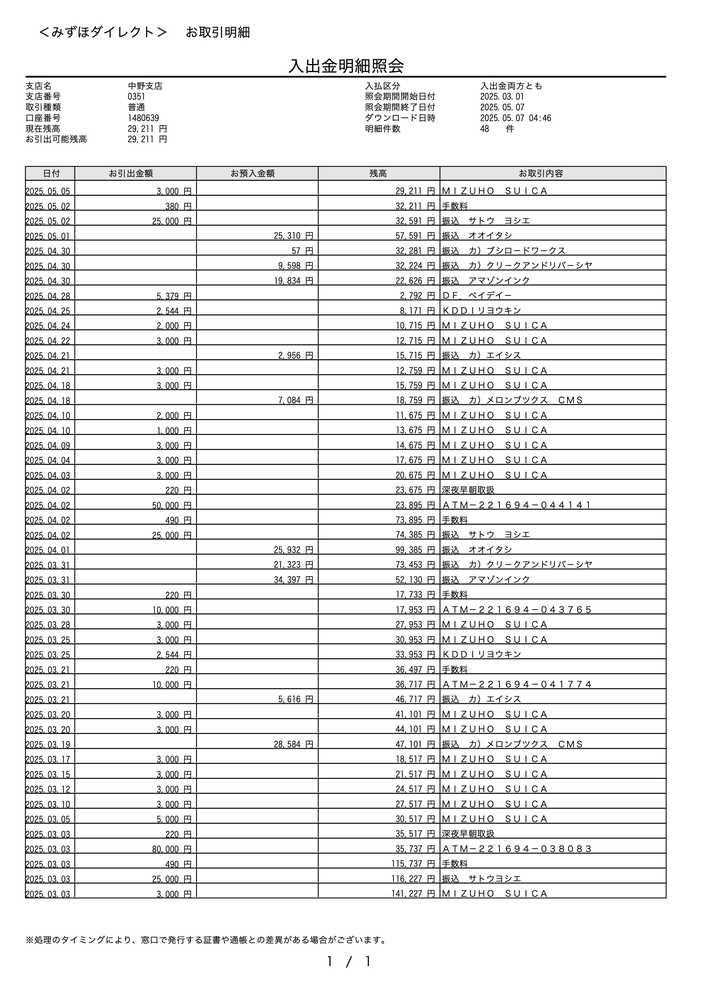
#> input picture documents/management/20250507044609P470300200000070.png, 706 x 999 px, shrunk from 2099 x 2970 before the run; its folder holds only this picture in this run
$ python png_bank_statement_ocr.py
#> lines starting #> are read from the running program, lines starting #| are printed output that depends on the picture; after the words box and inside, x2 and y2 are one past the last pixel; in counts of white or black regions, pixels touching at a corner belong together
#!/usr/bin/env python3
# -*- coding: utf-8 -*-
"""
PNG画像から銀行明細をOCR抽出し、月別入金集計を行うスクリプト
"""

import os
import re
import pandas as pd
from datetime import datetime
from pathlib import Path
import pytesseract
import cv2
import numpy as np

class PNGStatementOCR:
    def __init__(self, image_directory):
        self.image_directory = Path(image_directory)
        self.transactions = []
        pytesseract.pytesseract.tesseract_cmd = '/usr/local/bin/tesseract'

    def extract_text_from_image(self, image_path):
        print(f"  画像OCR処理中: {image_path.name}")
        image = cv2.imread(str(image_path))
#> image is the input picture: shape (999, 706, 3); min 0, max 255, mean 232.7
        if image is None:
            print(f"  画像読み込み失敗: {image_path}")
            return ""
        # グレースケール変換
        gray = cv2.cvtColor(image, cv2.COLOR_BGR2GRAY)
        # 二値化
        _, thresh = cv2.threshold(gray, 180, 255, cv2.THRESH_BINARY)
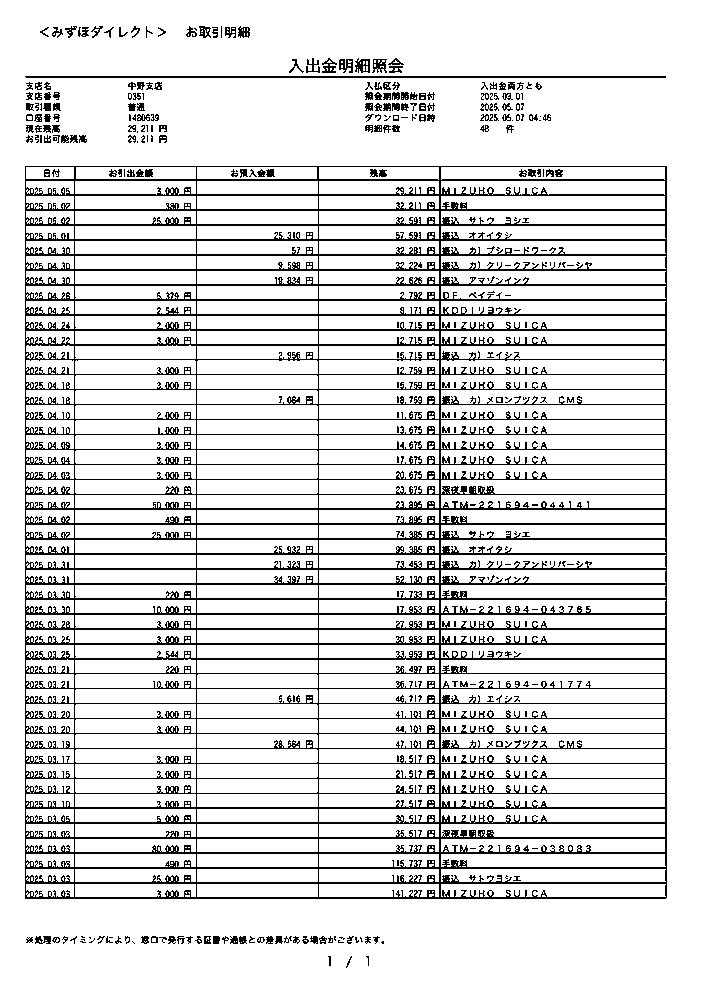
#> thresh: shape (999, 706); 87% white; black in thin lines or dots, all inside (x1, y1, x2, y2) = (25, 26, 667, 968)
        # OCR実行
#> (the run stopped early here; a loop or call above may not have finished)

$ run again, on documents/management/20250605111509P470300200000447.png
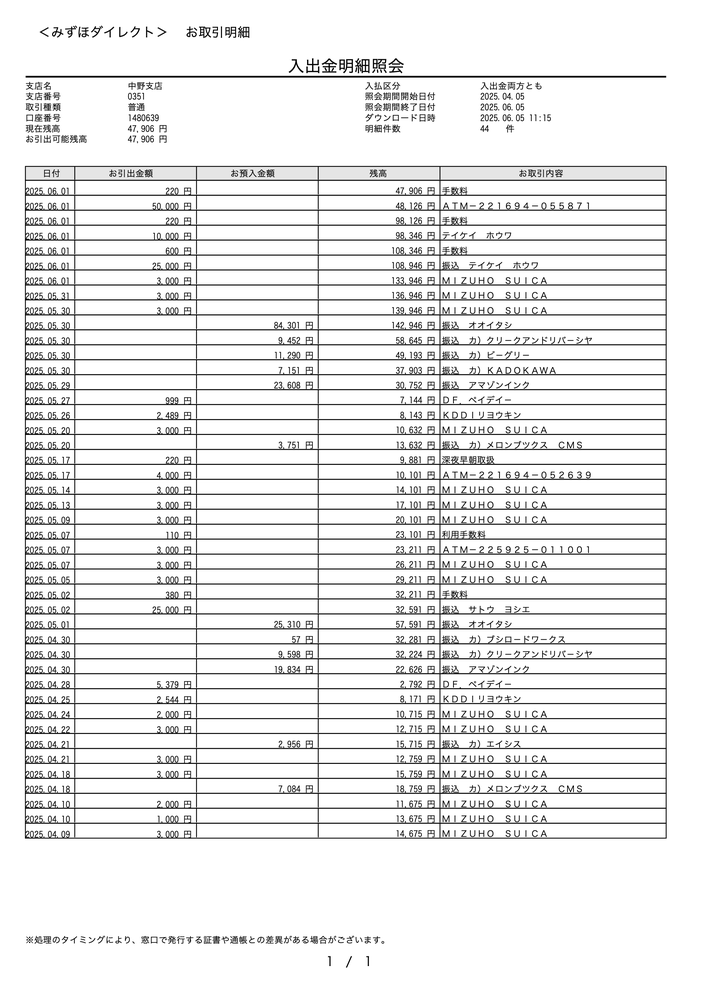
#> input picture documents/management/20250605111509P470300200000447.png, 706 x 999 px, shrunk from 2099 x 2970 before the run
#> in extract_text_from_image, image is the input picture: shape (999, 706, 3); min 0, max 255, mean 234.4
#> in extract_text_from_image, `_, thresh = cv2.threshold(gray, 180, 255, cv2.THRESH_BINARY)`:
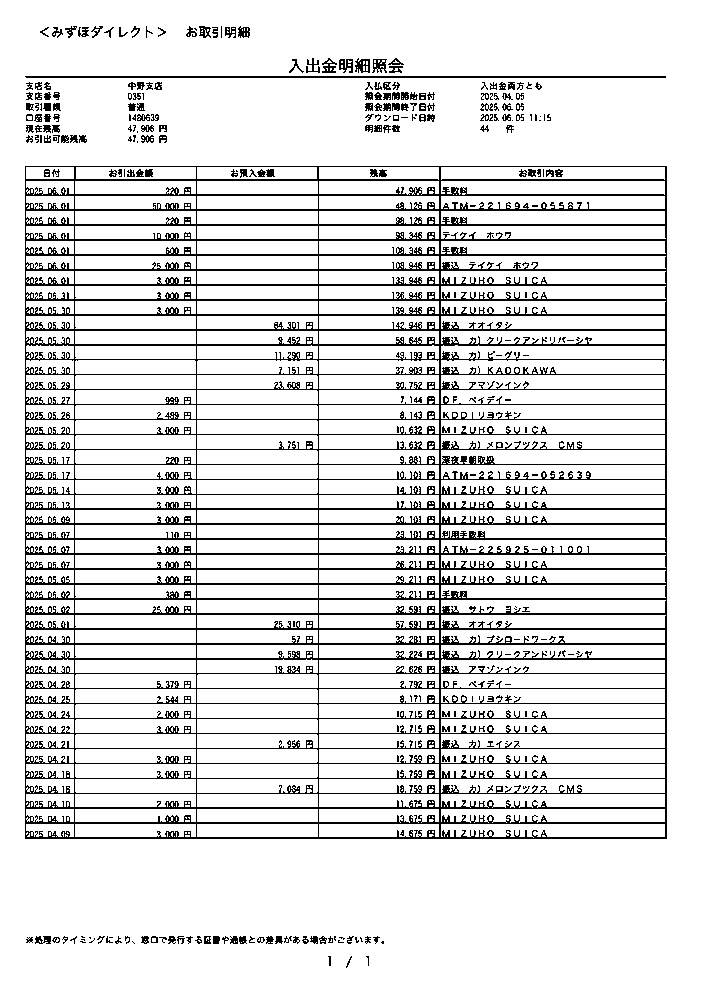
#> thresh: shape (999, 706); 88.1% white; black in thin lines or dots, all inside (x1, y1, x2, y2) = (25, 26, 667, 968)
